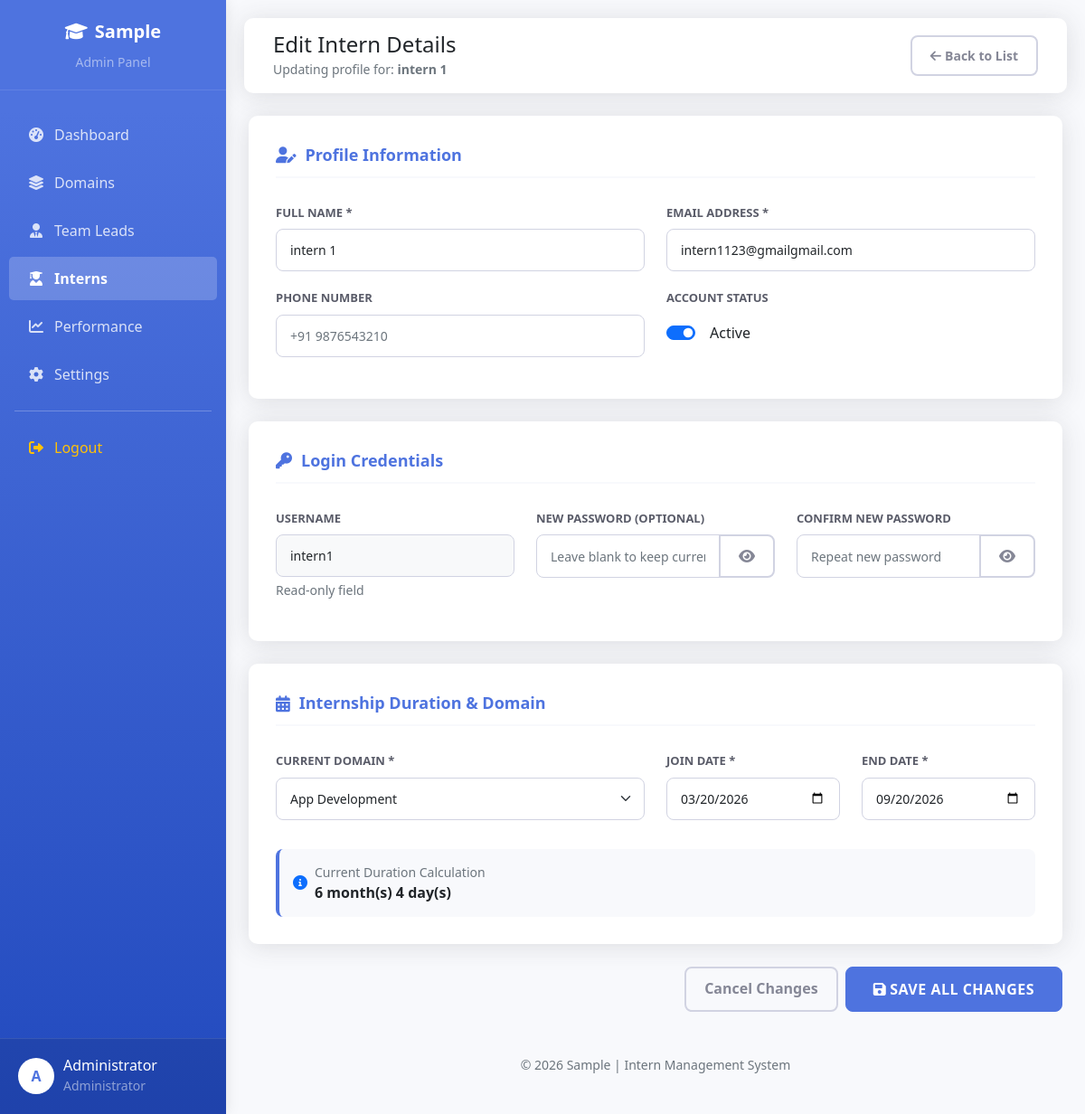
The app's page /admin/intern/edit.php?id=4 (signed in) with its own data.
### tables this page shows
CREATE TABLE `company_details` (
  `id` int(11) NOT NULL AUTO_INCREMENT,
  `company_name` varchar(255) NOT NULL,
  `admin_username` varchar(50) NOT NULL,
  `admin_password` varchar(255) NOT NULL,
  `internship_duration` varchar(100) DEFAULT NULL,
  `office_timing` varchar(100) DEFAULT NULL,
  `min_score_for_job` int(11) DEFAULT 70,
  `created_at` timestamp NOT NULL DEFAULT current_timestamp(),
  `updated_at` timestamp NOT NULL DEFAULT current_timestamp() ON UPDATE current_timestamp(),
  PRIMARY KEY (`id`)
);

CREATE TABLE `users` (
  `id` int(11) NOT NULL AUTO_INCREMENT,
  `username` varchar(50) NOT NULL,
  `password` varchar(255) NOT NULL,
  `email` varchar(100) NOT NULL,
  `full_name` varchar(100) NOT NULL,
  `role` enum('admin','team_lead','intern') NOT NULL,
  `domain_id` int(11) DEFAULT NULL,
  `phone` varchar(20) DEFAULT NULL,
  `join_date` date DEFAULT NULL,
  `end_date` date DEFAULT NULL,
  `is_active` tinyint(1) DEFAULT 1,
  `created_at` timestamp NOT NULL DEFAULT current_timestamp(),
  PRIMARY KEY (`id`),
  UNIQUE KEY `username` (`username`),
  UNIQUE KEY `email` (`email`)
);

CREATE TABLE `domains` (
  `id` int(11) NOT NULL AUTO_INCREMENT,
  `domain_name` varchar(100) NOT NULL,
  `description` text DEFAULT NULL,
  `created_by` int(11) DEFAULT NULL,
  `created_at` timestamp NOT NULL DEFAULT current_timestamp(),
  PRIMARY KEY (`id`)
);

### admin/intern/edit.php (the view, shortened to what this page needs)
<?php
require_once '../../config/database.php';
$user_id = intval($_GET['id']);
$company_query = "SELECT company_name FROM company_details LIMIT 1";
$company_result = mysqli_query($conn, $company_query);
$company_data = mysqli_fetch_assoc($company_result);
$company_name = $company_data['company_name'] ?? 'Intern Management System';
$domains_query = "SELECT id, domain_name FROM domains ORDER BY domain_name";
$domains_result = mysqli_query($conn, $domains_query);
$query = "SELECT * FROM users WHERE id = $user_id AND role = 'intern'";
$result = mysqli_query($conn, $query);
$user = mysqli_fetch_assoc($result);
$form_data = $user;
?>
<!DOCTYPE html>
<html lang="en">
<head>
    <link href="https://cdn.jsdelivr.net/npm/bootstrap@5.1.3/dist/css/bootstrap.min.css" rel="stylesheet">
    <link rel="stylesheet" href="https://cdnjs.cloudflare.com/ajax/libs/font-awesome/6.0.0/css/all.min.css">
</head>
<body>
    <div class="sidebar">
        <div class="sidebar-header">
            <a href="../dashboard.php" class="company-logo">
                <i class="fas fa-graduation-cap me-2"></i><?php echo $company_name; ?>
            </a>
            <small class="text-white-50 d-block mt-2">Admin Panel</small>
        </div>
        <div class="sidebar-menu">
            <a href="../dashboard.php" class="nav-link">
                <i class="fas fa-tachometer-alt"></i>Dashboard
            </a>
            <a href="../domains/manage.php" class="nav-link">
                <i class="fas fa-layer-group"></i>Domains
            </a>
            <a href="../teamlead/manage.php" class="nav-link">
                <i class="fas fa-user-tie"></i>Team Leads
            </a>
            <a href="manage.php" class="nav-link active">
                <i class="fas fa-user-graduate"></i>Interns
            </a>
            <a href="../performance/overview.php" class="nav-link">
                <i class="fas fa-chart-line"></i>Performance
            </a>
            <a href="../settings/company.php" class="nav-link">
                <i class="fas fa-cog"></i>Settings
            </a>
            <hr class="mx-3 opacity-25">
            <a href="../../logout.php" class="nav-link text-warning">
                <i class="fas fa-sign-out-alt"></i>Logout
            </a>
        </div>
        <div class="user-profile">
            <div class="d-flex align-items-center">
                <div class="profile-img">
                    <?php echo strtoupper(substr($_SESSION['full_name'] ?? 'A', 0, 1)); ?>
                </div>
                <div>
                    <h6 class="mb-0 text-white"><?php echo $_SESSION['full_name'] ?? 'Admin'; ?></h6>
                    <small class="text-white-50">Administrator</small>
                </div>
            </div>
        </div>
    </div>
    <div class="main-content">
        <nav class="navbar-top">
            <div class="container-fluid">
                <div class="d-flex justify-content-between align-items-center w-100">
                    <div>
                        <h4 class="mb-0 text-gray-800">Edit Intern Details</h4>
                        <small class="text-muted">Updating profile for: <strong><?php echo htmlspecialchars($form_data['full_name']); ?></strong></small>
                    </div>
                    <div>
                        <a href="manage.php" class="btn btn-outline-secondary btn-sm">
                            <i class="fas fa-arrow-left me-1"></i>Back to List
                        </a>
                    </div>
                </div>
            </div>
        </nav>
        <div class="form-container">
            <form method="POST" action="" id="editInternForm">
                <div class="section-card">
                    <div class="section-title">
                        <i class="fas fa-user-edit"></i>Profile Information
                    </div>
                    <div class="row">
                        <div class="col-md-6 mb-3">
                            <label class="form-label">Full Name *</label>
                            <input type="text" class="form-control" name="full_name"
                                   value="<?php echo htmlspecialchars($form_data['full_name']); ?>"
                                   placeholder="Enter full name" required>
                        </div>
                        <div class="col-md-6 mb-3">
                            <label class="form-label">Email Address *</label>
                            <input type="email" class="form-control" name="email"
                                   value="<?php echo htmlspecialchars($form_data['email']); ?>"
                                   placeholder="intern@company.com" required>
                        </div>
                        <div class="col-md-6 mb-3">
                            <label class="form-label">Phone Number</label>
                            <input type="tel" class="form-control" name="phone"
                                   value="<?php echo htmlspecialchars($form_data['phone']); ?>"
                                   placeholder="+91 9876543210">
                        </div>
                        <div class="col-md-6 mb-3">
                            <label class="form-label">Account Status</label>
                            <div class="form-check form-switch mt-2">
                                <input class="form-check-input" type="checkbox" id="statusSwitch" name="is_active" <?php echo ($form_data['is_active']) ? 'checked' : ''; ?>>
                                <label class="form-check-label ms-2" for="statusSwitch" id="statusLabel">
                                    <?php echo ($form_data['is_active']) ? 'Active' : 'Inactive'; ?>
                                </label>
                            </div>
                        </div>
                    </div>
                </div>
                <div class="section-card">
                    <div class="section-title">
                        <i class="fas fa-key"></i>Login Credentials
                    </div>
                    <div class="row">
                        <div class="col-md-4 mb-3">
                            <label class="form-label">Username</label>
                            <input type="text" class="form-control bg-light" value="<?php echo htmlspecialchars($form_data['username']); ?>" disabled>
                            <small class="text-muted mt-1 d-block">Read-only field</small>
                        </div>
                        <div class="col-md-4 mb-3">
                            <label class="form-label">New Password (Optional)</label>
                            <div class="input-group">
                                <input type="password" class="form-control" name="password" id="password"
                                       placeholder="Leave blank to keep current" minlength="6">
                                <button class="btn btn-outline-secondary" type="button" id="togglePassword">
                                    <i class="fas fa-eye"></i>
                                </button>
                            </div>
                        </div>
                        <div class="col-md-4 mb-3">
                            <label class="form-label">Confirm New Password</label>
                            <div class="input-group">
                                <input type="password" class="form-control" name="confirm_password" id="confirmPassword"
                                       placeholder="Repeat new password">
                                <button class="btn btn-outline-secondary" type="button" id="toggleConfirmPassword">
                                    <i class="fas fa-eye"></i>
                                </button>
                            </div>
                        </div>
                    </div>
                </div>
                <div class="section-card">
                    <div class="section-title">
                        <i class="fas fa-calendar-alt"></i>Internship Duration & Domain
                    </div>
                    <div class="row">
                        <div class="col-md-6 mb-3">
                            <label class="form-label">Current Domain *</label>
                            <select class="form-select" name="domain_id" id="domainSelect" required>
                                <?php
                                mysqli_data_seek($domains_result, 0);
                                while($domain = mysqli_fetch_assoc($domains_result)):
                                ?>
                                    <option value="<?php echo $domain['id']; ?>"
                                        <?php echo ($form_data['domain_id'] == $domain['id']) ? 'selected' : ''; ?>>
                                        <?php echo htmlspecialchars($domain['domain_name']); ?>
                                    </option>
                                <?php endwhile; ?>
                            </select>
                        </div>
                        <div class="col-md-3 mb-3">
                            <label class="form-label">Join Date *</label>
                            <input type="date" class="form-control" name="join_date" id="joinDate"
                                   value="<?php echo htmlspecialchars($form_data['join_date']); ?>" required>
                        </div>
                        <div class="col-md-3 mb-3">
                            <label class="form-label">End Date *</label>
                            <input type="date" class="form-control" name="end_date" id="endDate"
                                   value="<?php echo htmlspecialchars($form_data['end_date']); ?>" required>
                        </div>
                    </div>
                    <div class="duration-display mt-3">
                        <div class="d-flex align-items-center">
                            <i class="fas fa-info-circle text-primary me-2"></i>
                            <div>
                                <small class="text-muted d-block">Current Duration Calculation</small>
                                <span id="durationText" class="fw-bold text-dark">Calculating...</span>
                            </div>
                        </div>
                    </div>
                </div>
                <div class="d-flex justify-content-end gap-2 mb-5">
                    <a href="manage.php" class="btn btn-outline-secondary">Cancel Changes</a>
                    <button type="submit" class="btn btn-primary">
                        <i class="fas fa-save me-1"></i>Save All Changes
                    </button>
                </div>
            </form>
        </div>
        <div class="footer pb-4 text-center">
            <p class="mb-0 text-muted small">
                &copy; <?php echo date('Y'); ?> <?php echo $company_name; ?> | Intern Management System
            </p>
        </div>
    </div>
</body>
</html>

### admin/intern/edit.php (style rules this page uses)
body { background-color: #f8f9fc; font-family: 'Segoe UI', Tahoma, Geneva, Verdana, sans-serif; margin: 0; padding: 0; }
.sidebar { position: fixed; top: 0; left: 0; bottom: 0; width: 250px; background: linear-gradient(180deg, #4e73df 10%, #224abe 100%); color: white; box-shadow: 0 0 15px rgba(0,0,0,0.1); z-index: 1000; transition: all 0.3s; }
.main-content { margin-left: 250px; padding: 20px; min-height: 100vh; transition: all 0.3s; }
.sidebar-header { padding: 20px; text-align: center; border-bottom: 1px solid rgba(255,255,255,0.1); }
.company-logo { font-size: 20px; font-weight: 700; color: white; text-decoration: none; }
.sidebar-menu { padding: 20px 0; }
.nav-link { color: rgba(255,255,255,0.8); padding: 12px 20px; margin: 5px 10px; border-radius: 5px; transition: all 0.3s; text-decoration: none; display: block; }
.nav-link.active { color: white; background: rgba(255,255,255,0.2); font-weight: 600; }
.nav-link i { width: 20px; margin-right: 10px; text-align: center; }
.user-profile { position: absolute; bottom: 0; left: 0; right: 0; padding: 20px; background: rgba(0,0,0,0.1); border-top: 1px solid rgba(255,255,255,0.1); }
.profile-img { width: 40px; height: 40px; border-radius: 50%; background: white; display: flex; align-items: center; justify-content: center; color: #4e73df; font-weight: bold; margin-right: 10px; }
.navbar-top { background: white; box-shadow: 0 0.15rem 1.75rem 0 rgba(58, 59, 69, 0.15); padding: 15px 20px; margin-bottom: 25px; border-radius: 10px; }
.form-container { max-width: 900px; margin: 0 auto; }
.section-card { background: white; border-radius: 10px; padding: 30px; box-shadow: 0 0.15rem 1.75rem 0 rgba(58, 59, 69, 0.15); margin-bottom: 25px; }
.section-title { font-size: 18px; font-weight: 700; color: #4e73df; margin-bottom: 25px; display: flex; align-items: center; border-bottom: 2px solid #f8f9fc; padding-bottom: 10px; }
.section-title i { margin-right: 10px; }
.form-label { font-size: 13px; font-weight: 700; color: #5a5c69; margin-bottom: 8px; text-transform: uppercase; }
.form-control, .form-select { border-radius: 8px; border: 1px solid #d1d3e2; padding: 12px 15px; font-size: 14px; transition: all 0.2s; }
.btn-primary { background-color: #4e73df; border-color: #4e73df; padding: 12px 30px; font-weight: 700; border-radius: 8px; text-transform: uppercase; letter-spacing: 0.5px; }
.btn-outline-secondary { border: 2px solid #d1d3e2; color: #858796; font-weight: 600; border-radius: 8px; padding: 10px 20px; }
.duration-display { background-color: #f8f9fc; border-radius: 8px; padding: 15px; border-left: 4px solid #4e73df; }

### records on screen
company_details: company_name "Sample"
users: full_name "intern 1", email "intern1123@gmailgmail.com", is_active "☑", username "intern1", domain_id "App Development", join_date "03/20/2026", end_date "09/20/2026"

### other values on screen
substr($_SESSION['full_name'] ?? 'A', 0, 1) "A"
$_SESSION['full_name'] "Administrator"
